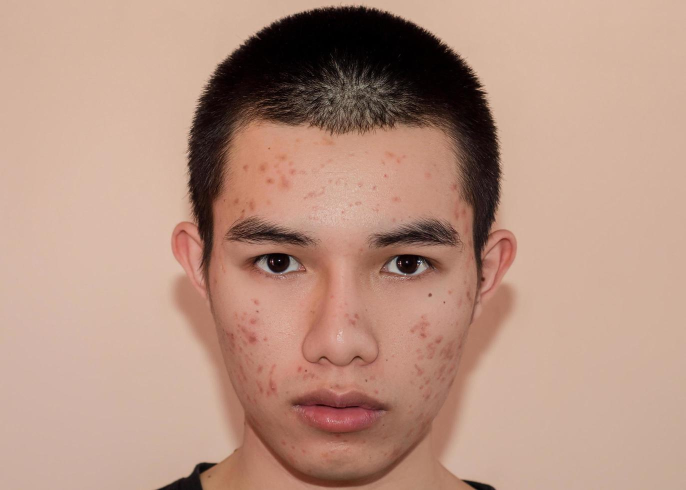
#> input picture face.jpg, 1372 x 980 px (shown at 1/2 size)
$ jupyter execute --allow-errors Masks.ipynb   (shell and % lines are left out)
#> lines starting #> are read from the running program, lines starting #| are printed output that depends on the picture
[cell 1]
import cv2
import dlib
import numpy as np

# DLIB

#> (a cell that did not finish here is left out)

[cell 3]
# Load the face image and the mask
face_img = cv2.imread("face.jpg")
#> face_img is the input picture: shape (980, 1372, 3); mean B, G, R 130.8, 147.3, 182.9
# face_img = cv2.imread("/projectnb/cs585bp/students/dlgirija/colorferet_extracted/00002/00002_930831_fa.ppm")
mask_img = cv2.imread("Surgical-Mask.png", cv2.IMREAD_UNCHANGED)  # Ensure mask has an alpha channel

# Convert to grayscale and detect faces
gray = cv2.cvtColor(face_img, cv2.COLOR_BGR2GRAY)
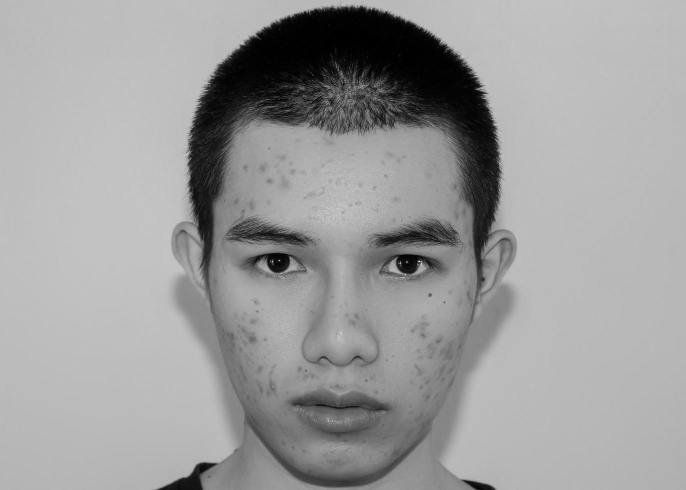
#> gray: shape (980, 1372) (shown at 1/2 size); min 0, max 254, mean 156.1
#> (the rest of this cell did not finish here and is left out)

[cell 4]
import bz2
import cv2
import numpy as np

# Decompress .ppm.bz2 file
#> (the rest of this cell did not finish here and is left out)

[cell 5]
from PIL import Image
import numpy as np

# Open image using PIL
# img = Image.open("image.ppm")

# Convert to OpenCV format (NumPy array)
# img_cv2 = np.array(img)
face_img = cv2.imread("face.jpg")
# face_img = cv2.imread("/projectnb/cs585bp/students/dlgirija/colorferet_extracted/00001/00001_930831_fa_a.ppm")
# img = Image.open("/projectnb/cs585bp/students/dlgirija/colorferet_extracted/00001/00001_930831_fa_a.ppm")
# face_img = np.array(img)
#> (the rest of this cell did not finish here and is left out)

# MediaPipe

## Detection

[cell 6]
import cv2
import mediapipe as mp

mp_face_mesh = mp.solutions.face_mesh
mp_drawing = mp.solutions.drawing_utils

# cap = cv2.imread('face.jpg')
cap = cv2.imread("/projectnb/cs585bp/students/dlgirija/colorferet_extracted/00001/00001_930831_hr_a.ppm")
#> (the rest of this cell did not finish here and is left out)

[cell 7]
import cv2
import mediapipe as mp

mp_face_mesh = mp.solutions.face_mesh
#> (the rest of this cell did not finish here and is left out)

## Masking

[cell 8]
import cv2
import mediapipe as mp
import numpy as np

# Initialize MediaPipe FaceMesh
mp_face_mesh = mp.solutions.face_mesh
mp_drawing = mp.solutions.drawing_utils
mp_drawing_styles = mp.solutions.drawing_styles

# Load image
# img = cv2.imread("../../colorferet/gray_mask_images/00168/00168_931230_fa_a.ppm")

cap = cv2.imread("/projectnb/cs585bp/students/dlgirija/colorferet_extracted/00168/00168_931230_fa_a.ppm")
# cap = cv2.imread('face.jpg')
#> (the rest of this cell did not finish here and is left out)

[cell 9]
 # 132,#, 377
                # 377,

                # 51, 174, 217, 126, 100, 101, 50, 123, 132,
                # 114,3, 47, 100, 101, 234, 50, 123,
                # 281, 363, 420, 355, 329, 330, 280, 352,#347, 346, 345,
                # 197, 419, 399, 343, 350, 451, 450, 448, 449, 261, 265
                # 401, 433, 435, 288, 367, 379, 401, 323, 366, 376, 454, 425, 426, 436, 427,
                # 61, 146, 91, 181, 84, 17, 314, 405, 321, 375, 78, 191, 80, 81, 82,
                # 13, 312, 311, 310, 415, 308, 324, 318, 402, 317, 14, 87, 377, 152, 400, 148, 213, 214, 192, 138, 32, 74, 397, 365

# MOUTH_INDICES += [i for i in range()]
            # NOSE_INDICES = [2, 98, 327, 168]  # Nose bridge and tip
            # NOSE_INDICES = [197]#, 5, 4, 1]

# cv2.fillPoly(mask, [np.array(mask_points, np.int32)], (100, 100, 100))  # Black-out mask area
            # for i in range(len(mask_points)):
            #     cv2.putText(mask, str(frame_points[i]), mask_points[i], cv2.FONT_HERSHEY_SIMPLEX, 0.3, (0, 255, 0), 1, cv2.LINE_AA)
            #     cv2.circle(mask, mask_points[i], 2, (0, 0, 255), -1)
            # Apply mask

# Create mask and fill region
            # mask = np.ones_like(frame) * 255  # White mask

#> (a cell that did not finish here is left out)

[cell 11]
texture =cv2.imread('grass_texture.jpeg')
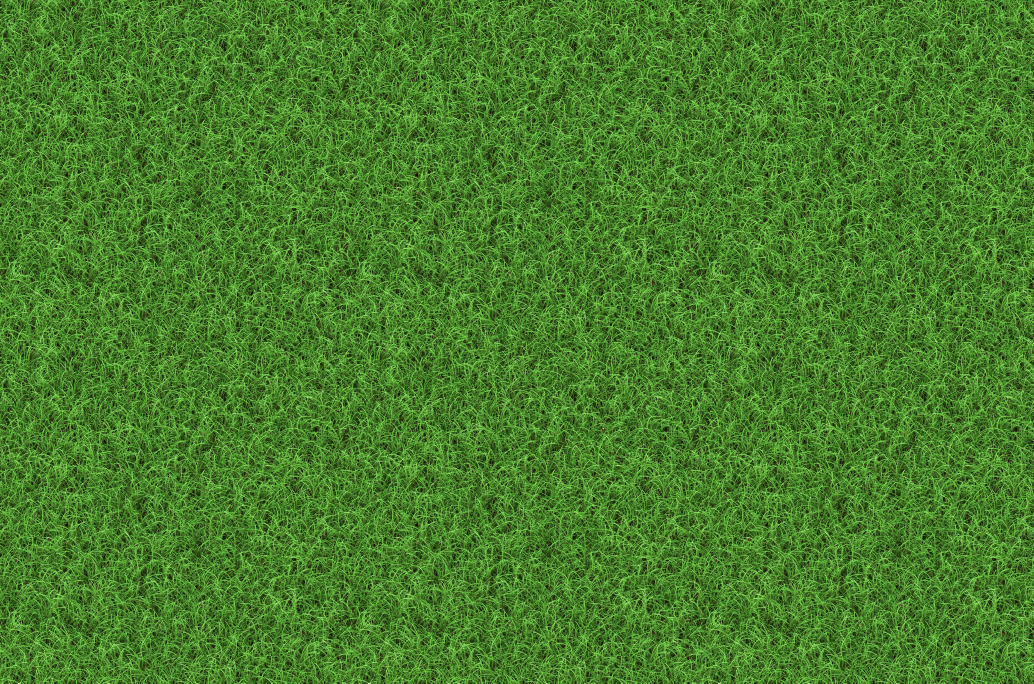
#> input picture grass_texture.jpeg, 3100 x 2050 px (shown at 1/3 size)
#> texture is the input picture: shape (2050, 3100, 3); mean B, G, R 42.5, 126.3, 72.7

#> (a cell that did not finish here is left out)

## Texture

[cell 13]
import cv2
import mediapipe as mp
import numpy as np

# Initialize MediaPipe FaceMesh
mp_face_mesh = mp.solutions.face_mesh
mp_drawing = mp.solutions.drawing_utils
mp_drawing_styles = mp.solutions.drawing_styles

# Load image
cap = cv2.imread('face.jpg')
texture = cv2.imread('grass_texture.jpeg')

#> (the rest of this cell did not finish here and is left out)

## Half Face Mask

[cell 14]
### import cv2
import mediapipe as mp
import numpy as np

# Initialize MediaPipe FaceMesh
mp_face_mesh = mp.solutions.face_mesh
mp_drawing = mp.solutions.drawing_utils
mp_drawing_styles = mp.solutions.drawing_styles

# Load image
# cap = cv2.imread("/projectnb/cs585bp/students/dlgirija/colorferet_extracted/00001/00001_930831_fa_a.ppm")
cap = cv2.imread('face.jpg')
#> (the rest of this cell did not finish here and is left out)

## Full Face mask except EYES

[cell 15]
### import cv2
import mediapipe as mp
import numpy as np

# Initialize MediaPipe FaceMesh
mp_face_mesh = mp.solutions.face_mesh
mp_drawing = mp.solutions.drawing_utils
mp_drawing_styles = mp.solutions.drawing_styles

# Load image
# cap = cv2.imread("/projectnb/cs585bp/students/dlgirija/colorferet_extracted/00001/00001_930831_fa_a.ppm")
cap = cv2.imread('face.jpg')
#> (the rest of this cell did not finish here and is left out)

## Blurred Image

[cell 16]
cap = cv2.imread('face.jpg')
kernel = np.ones((5,5),np.float32)/25
cap = cv2.filter2D(cap,-1,kernel)
cv2.imwrite("Masked_Image.jpg", cap)
#> Out = True
